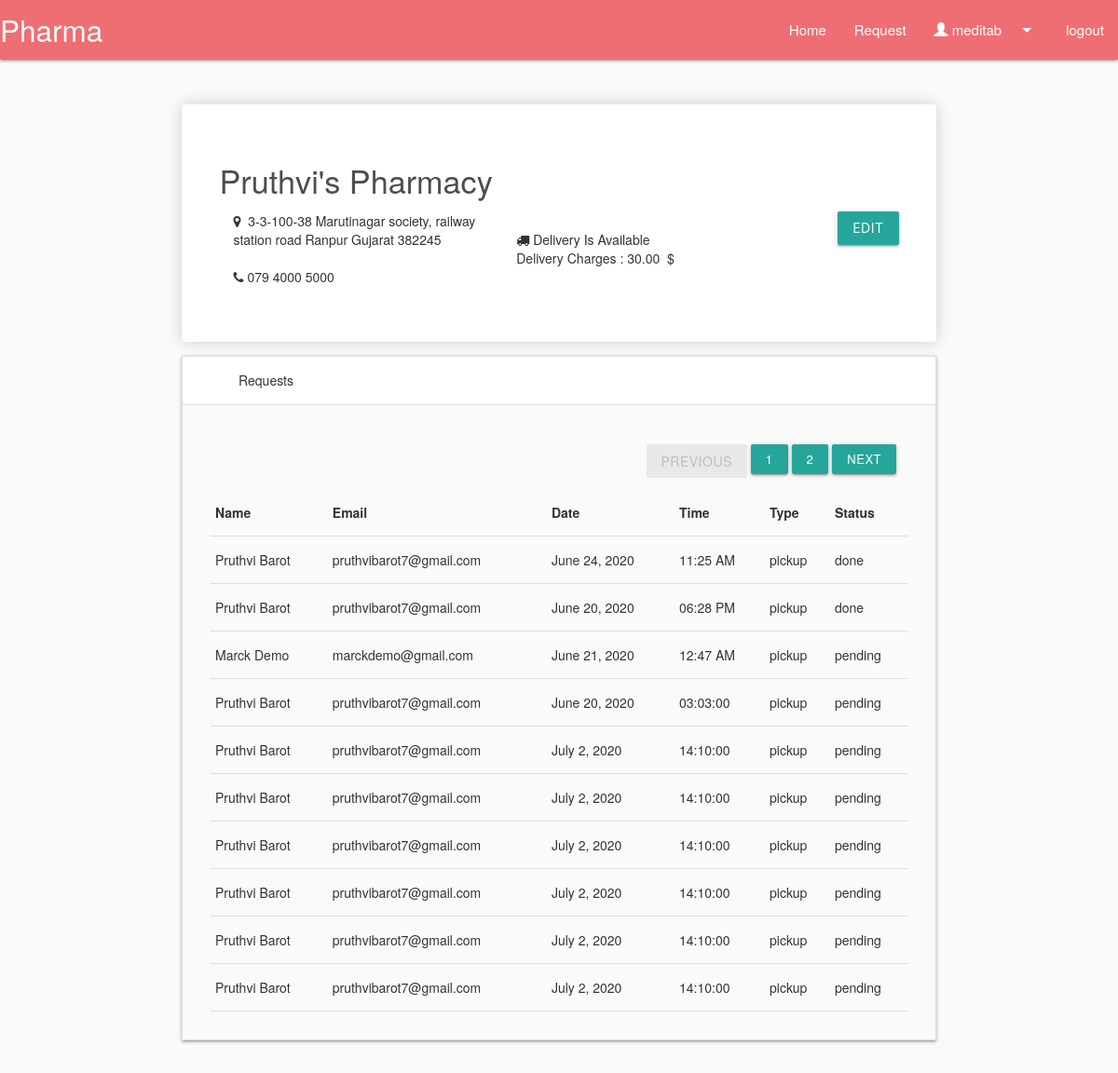
The app's page / (signed in) with its own data.
### pharmastore/models.py (models this page shows, shortened)
class Pharmacy(models.Model):
    user = models.OneToOneField(User,on_delete=models.SET_NULL,null=True,blank=True)
    name = models.CharField(max_length=200,null=True,blank=True)
    address = models.CharField(max_length=200, null=False)
    city = models.CharField(max_length=200, null=False)
    state = models.CharField(max_length=200, null=False)
    zipcode = models.CharField(max_length=200, null=False)
    contact = models.CharField(max_length=20, null=False)
    delivery = models.CharField(max_length=50,choices=[('available','Available'),
        ('not_available','Not Available')],null=True,default='available')
    deliver_charges = models.DecimalField(max_digits=7,decimal_places=2,null=True,blank=True,default=0.00)
    @property
    def show_address(self):
        return "{}\n{} {}\n{}".format(self.address,self.city,self.state,self.zipcode)

class DrugRequest(models.Model):
    name = models.CharField(max_length=250,null=True,blank=True)
    first_name = models.CharField(max_length=250,null=True)
    last_name = models.CharField(max_length=250,null=True)
    dob = models.DateField(verbose_name='Date Of Birth',null=True)
    phone = models.CharField(max_length=250,null=True)
    email = models.EmailField(null=True)
    note = models.TextField(max_length=1000,null=True,blank=True)
    address = models.TextField(max_length=1000)
    zip = models.CharField(max_length=250,null=True)
    city = models.CharField(max_length=250,null=True)
    state = models.CharField(max_length=250,null=True)
    pharmacy = models.ForeignKey(Pharmacy,on_delete=models.SET_NULL,null=True,related_name="pharmacy",blank=True)
    ip_address = models.CharField(max_length=250,null=True,verbose_name="IP Address",blank=True)
    pd_date = models.DateTimeField(verbose_name='Pickup Date',null=True)
    pd_time = models.CharField(max_length=25,null=True,blank=True)
    type = models.CharField(max_length=100,choices=[('delivery', 'Delivery'), ('pickup', 'Pickup')],default='pickup')
    status = models.CharField(max_length=100,choices=[('pending','Pending'),('done','Pick Done')],default="pending")
    done_date = models.DateTimeField(verbose_name='Pick Done Date',null=True,blank=True)
    images = models.FileField(upload_to='image/',null=True,blank=True)

### pharmastore/views.py (the view, shortened to what this page needs)
# urls.py: path('',views.index,name="index"),
@login_required(login_url='login/')
def index(request):
    pharmacy = False
    try:
        pharmacy = request.user.pharmacy
    except:
        pass
    requests = False
    form = False
    if pharmacy:
        requests = pharmacy.pharmacy.all().order_by('-id')
        page = request.GET.get('page', 1)
        edit = request.GET.get('edit', False)
        paginator = Paginator(requests, 10)
        try:
            requests = paginator.page(page)
        except PageNotAnInteger:
            requests = paginator.page(1)
        except EmptyPage:
            requests = paginator.page(paginator.num_pages)
        if edit and request.method == 'GET':
            form = PharmacyForm(instance=pharmacy)
    return render(request, 'home.html', {'pharmacy': pharmacy, 'requests': requests, 'form': form})

### pharmastore/templates/home.html (shortened to what this page needs)
{% extends 'main.html' %}
{% block content %}
{% load crispy_forms_tags %}
{% load tags %}
<div class="row" style="margin-top: 5%;">
    <div class="card box-element">
        {%if pharmacy and not form%}
            <div style="display: block;">
            <h4>{{pharmacy.name}}</h4>
                <a style="color: white;" href="?edit=true"> <button class="btn btn-success" style="float: right;">Edit</button></a>
            </div>
                <div class="row">
                    <div class="col-md-5">
                        <i class="fa fa-map-marker"></i>&#160;<span id="address">
                            {{pharmacy.show_address}}
                        </span>
                        <br /><br>
                        <i class="fa fa-phone"></i><span id="contact">
                            {{pharmacy.contact}}
                        </span>
                    </div>
                    <div class="col-md-5">
                        <br />
                        <i class="fa fa-truck"></i>
                        {% if pharmacy.delivery %}
                        <span id="delivery">Delivery Is Available</span>
                        {% else %}
                        <span id="delivery2">Delivery is not Available</span>
                        {% endif %}
                        <br />
                        Delivery Charges : <span id="delivery_charge">
                            {% if pharmacy.deliver_charges%}
                            {{pharmacy.deliver_charges}}
                            {% else %}
                            0
                            {% endif %}
                        </span>&#160;$
                    </div>
                </div>
        {% endif %}
    </div>
        {% if requests %}
        <ul class="collapsible">
            <li class="active">
              <div class="collapsible-header"><i class="material-icons"></i>Requests</div>
              <div class="collapsible-body">
                  <table class="highlight">
                      <thead>
                          <tr>
                              <th>Name</th>
                              <th>Email</th>
                              <th>Date</th>
                              <th>Time</th>
                              <th>Type</th>
                              <th>Status</th>
                          </tr>
                      </thead>
                      <tbody>
                          {% for request in requests %}
                      <tr onclick="window.parent.location='{% url 'request-detail' request.id %}'">
                              <td>{{request.first_name}} {{request.last_name}}</td>
                              <td>{{request.email}}</td>
                              <td>{{request.pd_date|date}}</td>
                              <td>{{request.pd_time}}</td>
                              <td>{{request.type}}</td>
                              <td>{{request.status}}</td>
                          </tr>
                          {% endfor %}
                      </tbody>
                    <ul class="justify-content-start mt-3" style="display: flex; float: right; margin: 10px;">
                    {% if not requests.has_previous%}
                    <li class="page-item disabled">
                        <a class="btn disabled" href="#" tabindex="-1">Previous</a>
                    </li>
                    {% endif %}
                      <li class="page-item"><a class="waves-effect waves-light btn-small" href="#">{{requests.number}}</a></li>
                      {% if requests.has_next%}
                      <li class="page-item"><a class="waves-effect waves-light btn-small" href="?page={{requests.next_page_number}}">{{requests.next_page_number}}</a></li>
                      {% endif %}
                      {% if requests.has_next%}
                      <li class="page-item">
                        <a class="waves-effect waves-light btn-small" href="?page={{requests.next_page_number}}">Next</a>
                      </li>
                      {% endif %}
                    </ul>
                </table>
              </div>
            </li>
          </ul>
        {% endif %}
</div>
{% endblock %}

### pharmastore/templates/main.html (shortened to what this page needs)
{% load static %}
<!DOCTYPE html>
<html lang="en">
<head>
    <link rel="stylesheet" href="https://maxcdn.bootstrapcdn.com/bootstrap/3.4.1/css/bootstrap.min.css">
    <link rel="stylesheet" href="https://cdnjs.cloudflare.com/ajax/libs/materialize/1.0.0/css/materialize.min.css">
    <link href="http://code.jquery.com/ui/1.10.4/themes/ui-lightness/jquery-ui.css" rel="stylesheet">
    <link rel="stylesheet" href="https://cdnjs.cloudflare.com/ajax/libs/font-awesome/4.7.0/css/font-awesome.min.css">
    <link rel="stylesheet" href="{% static 'css/main.css'%}">
<body>
      <nav>
        <div class="nav-wrapper">
          <span class="brand-logo">Pharma</span>
          <ul class="right hide-on-med-and-down">
            <li><a href="{% url 'index' %}">Home</a></li>
            <li><a href="{% url 'request' %}">Request</a></li>
            <li><a class="dropdown-trigger" href="#" data-target="dropdown1">
                {% if user.is_authenticated %}
              <span class="glyphicon glyphicon-user"></span>
              {{ user.get_username }}
              {% else %}
              <a href="{% url 'login' %}">Login</a>
              {% endif %}
                <i class="material-icons right">arrow_drop_down</i></a></li>
            {% if user.is_authenticated %}
                <li><a href="{% url 'logout' %}">logout</a></li>
            {% endif %}
          </ul>
        </div>
      </nav>
    <div class="container">
        {% block content %}
        {% endblock %}
    </div>
</body>
</html>

### pharmastore/static/css/main.css (style rules this page uses)
body { background-color: hsl(0, 0%, 98%); }
h1,h2,h3,h4,h5,h6 { color:hsl(0, 0%, 30%); }
.box-element { box-shadow:hsl(0, 0%, 80%) 0 0 16px; background-color: #fff; border-radius: 4px; padding: 5%; }
.page-item { margin: 2px; }

### records on screen
Pharmacy: name "Pruthvi's Pharmacy", show_address "3-3-100-38 Marutinagar society, railway station road Ranpur Gujarat 382245", contact "079 4000 5000", deliver_charges "30.00"
DrugRequest: first_name "Pruthvi", last_name "Barot", email "pruthvibarot7@gmail.com", pd_date "June 24, 2020", pd_time "11:25 AM", type "pickup", status "done"
DrugRequest: first_name "Pruthvi", last_name "Barot", email "pruthvibarot7@gmail.com", pd_date "June 20, 2020", pd_time "06:28 PM", type "pickup", status "done"
DrugRequest: first_name "Marck", last_name "Demo", email "marckdemo@gmail.com", pd_date "June 21, 2020", pd_time "12:47 AM", type "pickup", status "pending"
DrugRequest: first_name "Pruthvi", last_name "Barot", email "pruthvibarot7@gmail.com", pd_date "June 20, 2020", pd_time "03:03:00", type "pickup", status "pending"
DrugRequest: first_name "Pruthvi", last_name "Barot", email "pruthvibarot7@gmail.com", pd_date "July 2, 2020", pd_time "14:10:00", type "pickup", status "pending"
DrugRequest: first_name "Pruthvi", last_name "Barot", email "pruthvibarot7@gmail.com", pd_date "July 2, 2020", pd_time "14:10:00", type "pickup", status "pending"
DrugRequest: first_name "Pruthvi", last_name "Barot", email "pruthvibarot7@gmail.com", pd_date "July 2, 2020", pd_time "14:10:00", type "pickup", status "pending"
DrugRequest: first_name "Pruthvi", last_name "Barot", email "pruthvibarot7@gmail.com", pd_date "July 2, 2020", pd_time "14:10:00", type "pickup", status "pending"
DrugRequest: first_name "Pruthvi", last_name "Barot", email "pruthvibarot7@gmail.com", pd_date "July 2, 2020", pd_time "14:10:00", type "pickup", status "pending"
DrugRequest: first_name "Pruthvi", last_name "Barot", email "pruthvibarot7@gmail.com", pd_date "July 2, 2020", pd_time "14:10:00", type "pickup", status "pending"

### other values on screen
{{ user.get_username }} "meditab"
{{ requests.number }} "1"
{{ requests.next_page_number }} "2"
